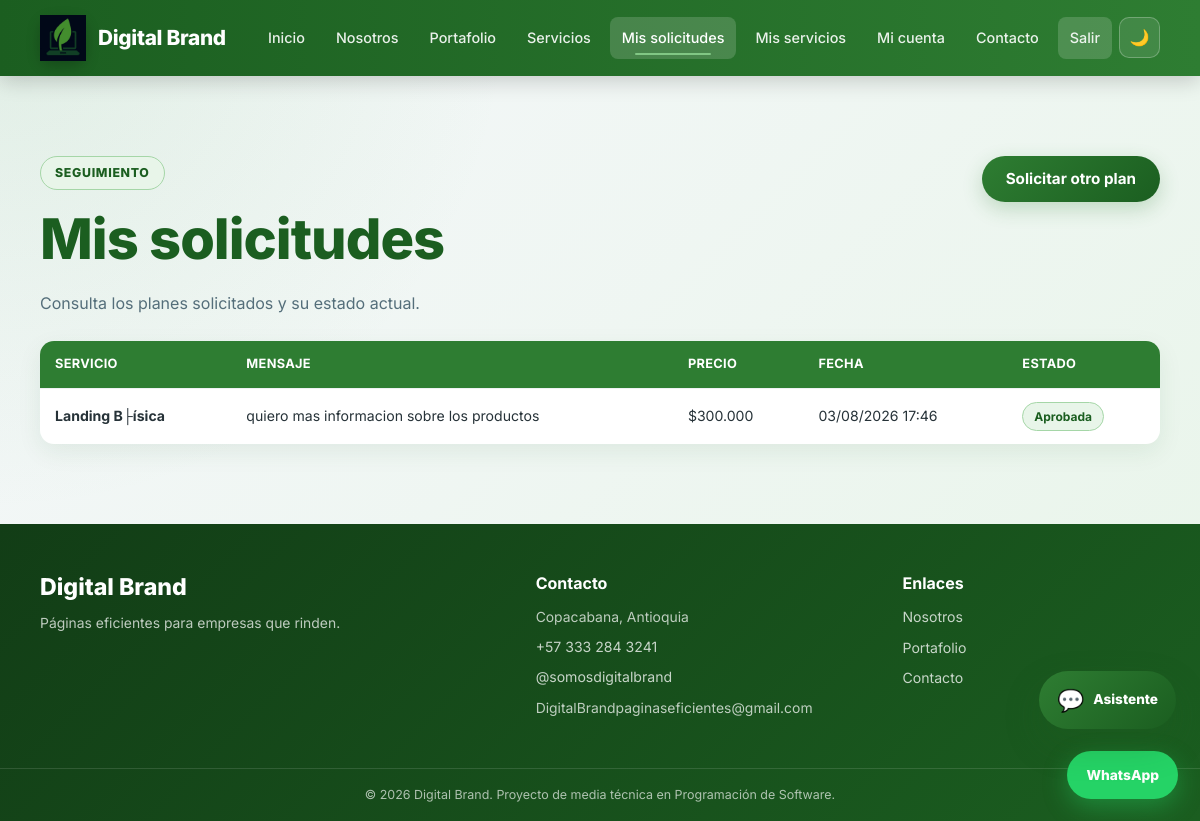
Page /usuario/solicitudes.php (signed in) on the committed database.
### tables this page shows
CREATE TABLE `solicitudes_planes` (
  `id` int(10) UNSIGNED NOT NULL,
  `id_usuario` int(10) UNSIGNED NOT NULL,
  `id_servicio` int(10) UNSIGNED NOT NULL,
  `mensaje` text DEFAULT NULL,
  `estado` enum('pendiente','en revisión','aprobada','rechazada','atendida') NOT NULL DEFAULT 'pendiente',
  `fecha_solicitud` timestamp NOT NULL DEFAULT current_timestamp(),
  `fecha_atencion` datetime DEFAULT NULL
);

CREATE TABLE `servicios` (
  `id_servicio` int(10) UNSIGNED NOT NULL,
  `nombre` varchar(100) NOT NULL,
  `descripcion` text NOT NULL,
  `precio` decimal(12,2) NOT NULL DEFAULT 0.00,
  `caracteristicas` text DEFAULT NULL,
  `estado` enum('activo','inactivo') NOT NULL DEFAULT 'activo',
  `fecha_creacion` timestamp NOT NULL DEFAULT current_timestamp(),
  `fecha_actualizacion` timestamp NOT NULL DEFAULT current_timestamp() ON UPDATE current_timestamp()
);

### includes/funciones.php (called while the page is built, shortened)
<?php
function escapar($dato)
{
    return htmlspecialchars($dato, ENT_QUOTES, 'UTF-8');
}
function formatearPrecio($precio)
{
    return '$' . number_format($precio, 0, ',', '.');
}

### usuario/solicitudes.php (the view, shortened to what this page needs)
<?php
$conexion = Database::conectar();
$consulta = $conexion->prepare("
    SELECT
        sp.id,
        sp.mensaje,
        sp.estado,
        sp.fecha_solicitud,
        sp.fecha_atencion,
        s.nombre AS servicio,
        s.descripcion,
        s.precio
    FROM solicitudes_planes sp
    INNER JOIN servicios s
        ON s.id_servicio = sp.id_servicio
    WHERE sp.id_usuario = ?
    ORDER BY sp.fecha_solicitud DESC
");
$consulta->execute([
    $_SESSION['id_usuario']
]);
$solicitudes = $consulta->fetchAll();
require_once __DIR__ . '/../includes/header.php';
?>
<section class="seccion">
    <div class="contenedor">
        <div class="panel-titulo">
            <div>
                <span class="etiqueta-superior">
                    Seguimiento
                </span>
                <h1>Mis solicitudes</h1>
                <p>
                    Consulta los planes solicitados y su estado actual.
                </p>
            </div>
            <a
                href="<?php echo APP_URL; ?>/usuario/servicios.php"
                class="boton"
            >
                Solicitar otro plan
            </a>
        </div>
        <?php if (empty($solicitudes)): ?>
            <div class="estado-vacio">
                <div class="estado-vacio-icono">
                    📋
                </div>
                <h2>No tienes solicitudes registradas</h2>
                <p>
                    Consulta los planes disponibles y envía la primera
                    solicitud para tu negocio.
                </p>
                <a
                    href="<?php echo APP_URL; ?>/usuario/servicios.php"
                    class="boton"
                >
                    Ver planes
                </a>
            </div>
        <?php else: ?>
            <div class="tabla-contenedor">
                <table class="tabla">
                    <thead>
                        <tr>
                            <th>Servicio</th>
                            <th>Mensaje</th>
                            <th>Precio</th>
                            <th>Fecha</th>
                            <th>Estado</th>
                        </tr>
                    </thead>
                    <tbody>
                        <?php foreach ($solicitudes as $solicitud): ?>
                            <?php
                            $estadoNormalizado = strtolower(
                                $solicitud['estado']
                            );
                            $estadoNormalizado = str_replace(
                                [' ', 'ó'],
                                ['-', 'o'],
                                $estadoNormalizado
                            );
                            ?>
                            <tr>
                                <td data-label="Servicio">
                                    <strong>
                                        <?php echo escapar(
                                            $solicitud['servicio']
                                        ); ?>
                                    </strong>
                                </td>
                                <td data-label="Mensaje">
                                    <?php echo escapar(
                                        $solicitud['mensaje'] ?: 'Sin mensaje'
                                    ); ?>
                                </td>
                                <td data-label="Precio">
                                    <?php echo formatearPrecio(
                                        $solicitud['precio']
                                    ); ?>
                                </td>
                                <td data-label="Fecha">
                                    <?php echo date(
                                        'd/m/Y H:i',
                                        strtotime(
                                            $solicitud['fecha_solicitud']
                                        )
                                    ); ?>
                                </td>
                                <td data-label="Estado">
                                    <span
                                        class="estado estado-<?php
                                        echo escapar($estadoNormalizado);
                                        ?>"
                                    >
                                        <?php echo escapar(
                                            $solicitud['estado']
                                        ); ?>
                                    </span>
                                </td>
                            </tr>
                        <?php endforeach; ?>
                    </tbody>
                </table>
            </div>
        <?php endif; ?>
    </div>
</section>
<?php
require_once __DIR__ . '/../includes/footer.php';
?>

### rows in the picture
solicitudes_planes: id_servicio.nombre "Landing B├ísica", mensaje "quiero mas informacion sobre los productos", id_servicio.precio "$300.000", fecha_solicitud "03/08/2026 17:46", estado "Aprobada"
